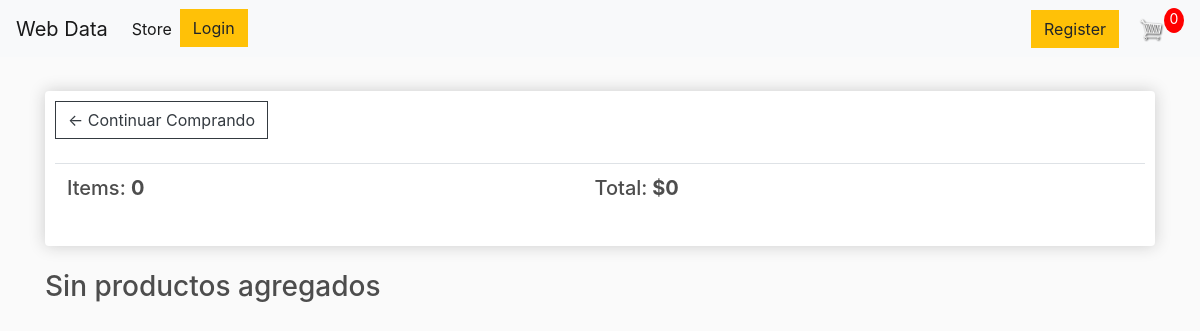
/cart/ (signed in), run on an earlier commit of the app's database.
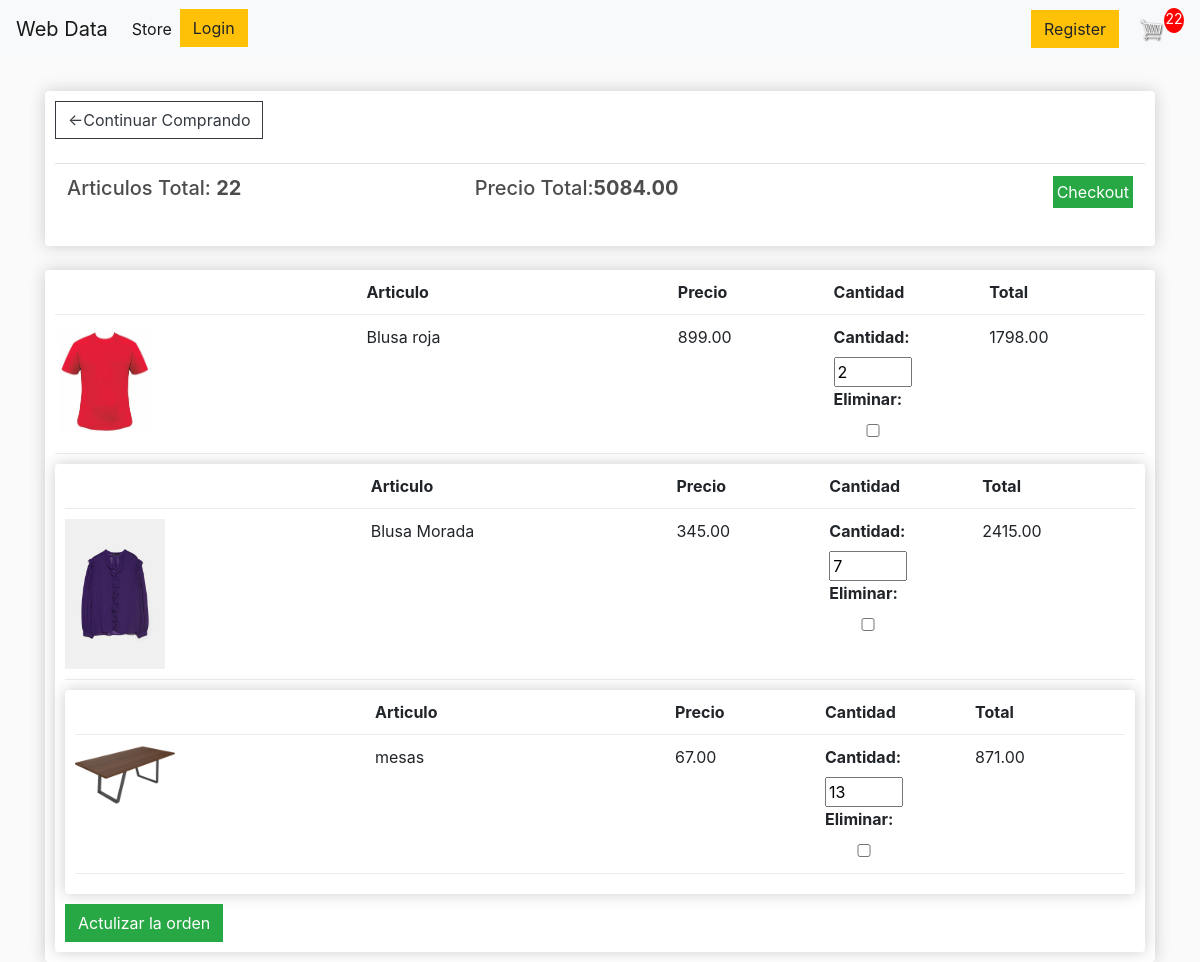
And on a later commit of the database.
### store/models.py (models this page shows, shortened)
class Order(models.Model):
    OPEN = 0
    SUBMITTED = 1
    STATUSES= ((OPEN, 'Abierto'),(SUBMITTED,'Completado'))
    status =  models.IntegerField(choices=STATUSES, default=OPEN)
    user = models.ForeignKey(User,on_delete=models.SET_NULL,null=True,blank=True)
    date_ordered = models.DateTimeField(auto_now_add=True)
    transaction_id = models.CharField(max_length=100,null=True)
    @property
    def get_cart_total(self):
        orderitems = self.orderitem_set.all()
        total = sum([item.get_total for item in orderitems])
        return total
    @property
    def is_empty(self):
        return self.orderitem_set.all().count() == 0
    @property
    def get_cart_items(self):
        orderitems = self.orderitem_set.all()
        total = sum([item.cantidad for item in orderitems])
        return total

class OrderItem(models.Model):
    producto = models.ForeignKey(Producto,on_delete=models.CASCADE,null=True)
    order = models.ForeignKey(Order,on_delete=models.CASCADE,null=True)
    cantidad = models.PositiveIntegerField(default=1,validators=[MinValueValidator(1)])
    date_added = models.DateTimeField(auto_now_add=True)
    @property
    def get_total(self):
        total = self.producto.precio * self.cantidad
        return total

class Producto(models.Model):
    nombre = models.CharField(max_length=60)
    tags = models.ManyToManyField(ProductoTag,blank=True)
    descripcion = models.TextField(blank=True)
    precio = models.DecimalField('Precio',max_digits=6,decimal_places=2)
    slug = models.SlugField(max_length=48)
    activo = models.BooleanField(default=True)
    en_stock = models.BooleanField(default=True)
    actualizacion = models.DateTimeField(auto_now=True)
    class Meta:
        ordering=('nombre',)
        verbose_name_plural=('Productos')

class ProductoImagen(models.Model):
    producto = models.ForeignKey(
                Producto,
                on_delete= models.CASCADE,
                related_name="imagenes")
    imagen = models.ImageField(upload_to='imagenes-del-producto')
    thumbnail =  models.ImageField(upload_to='producto-thumbnails',null=True,blank=True)
    class Meta:
        verbose_name = ('Imagen de Producto')
        verbose_name_plural=('Imagenes de Productos')

### store/views.py (the view)
# urls.py: path('cart/',views.cart,name='cart'),
def cart(request):
    if not request.order:
        return render(request,'store/cart.html',{ 'formset': None})
    if request.method == 'POST':
        formset = OrderItemLineFormSet(request.POST,instance=request.order)
        if formset.is_valid():
            formset.save()
            return HttpResponseRedirect(reverse('store:cart'))
    else:
        formset = OrderItemLineFormSet(instance=request.order)
    if request.order.is_empty:
        return render(request,'store/cart.html',{ 'formset': None})
    return render(request,'store/cart.html',{ 'formset': formset})

### store/templates/store/cart.html (shortened to what this page needs)
{% extends 'store/base.html' %}
{% load static %}
{% block content %}
<div class="row">
<div class="col-lg-12">
  {% if formset %}
  <div class="box-element">
    <a  class="btn btn-outline-dark" href="{% url 'store:store' %}">&#x2190;Continuar Comprando</a>
    <br>
    <br>
    <table class="table">
      <tr>
        <th><h5>Articulos Total: <strong>{{ request.order.get_cart_items  }}</strong></h5></th>
        <th><h5>Precio Total:<strong>{{ request.order.get_cart_total}}</strong></h5></th>
        <th>
          <a  style="float:right;padding:3px;" class="btn btn-success" href="{% url 'store:checkout' %}">
          Checkout</a>
        </th>
      </tr>
    </table>
  </div>
  <br>
  <form method="post">
  {% for form in formset  %}
  <div class="box-element">
    <div class="cart-row">
      <div style="flex:2"></div>
      <div style="flex:2"><strong>Articulo</strong></div>
      <div style="flex:1"><strong>Precio</strong></div>
      <div style="flex:1"><strong>Cantidad</strong></div>
      <div style="flex:1"><strong>Total</strong></div>
    </div>
    <div class="cart-row">
      {% if  form.instance.producto.imagenes.all %}
        {% with form.instance.producto.imagenes.all|first as obj %}
          <div style="flex:2"><img class="row-image" src="{{ obj.imagen.url }}"></div>
        {% endwith %}
      {% else %}
        <div style="flex:2"><img class="row-image" src="{% static 'images/placeholder.png' %}"></div>
     {% endif %}
      <div style="flex:2"><p>{{ form.instance.producto.nombre }}</p></div>
        <div style="flex:1"><p>{{ form.instance.producto.precio }}</p></div>
      <div style="flex:1">
        <div class="quantity">
         {{ form }}
        </div>
      </div>
      <div style="flex:1"><p>{{ form.instance.get_total}}</p></div>
    </div>
  {%endfor%}
  </div>
  <button  style="margin-top: 10px;" type="submit" class="btn btn-success">Actulizar la orden</button>
</form>
  {% else %}
  <div class="box-element">
    <a  class="btn btn-outline-dark" href="{% url 'store:store' %}">&#x2190; Continuar Comprando</a>
    <br>
    <br>
    <table class="table">
      <tr>
        <th><h5>Items: <strong>0</strong></h5></th>
        <th><h5>Total:<strong> $0</strong></h5></th>
      </tr>
    </table>
  </div>
  <br>
    <h3>Sin productos agregados</h3>
  {% endif %}
</div>
</div>
{% endblock %}

### templates/store/base.html (shortened to what this page needs)
{% load static %}
<!DOCTYPE html>
<html lang="es" dir="ltr">
  <head>
    <link rel="stylesheet" href="https://stackpath.bootstrapcdn.com/bootstrap/4.5.0/css/bootstrap.min.css">
    <link rel="stylesheet" href="{% static 'css/main.css'%}">
  </head>
  <body>
    <nav class="navbar navbar-expand-lg navbar-light bg-light">
    <a class="navbar-brand" href="#">Web Data</a>
    <div class="collapse navbar-collapse" id="navbarSupportedContent">
      <ul class="navbar-nav mr-auto">
        <li class="nav-item active">
          <a class="nav-link" href="{% url 'store:store' %}">Store<span class="sr-only">(current)</span></a>
        </li>
        <li class="nav-item">
        <a href="{% url 'store:login' %}" class="btn btn-warning">Login</a>
        </li>
      </ul>
      <div class="form-inline my-2 my-lg-0">
        <a  style="margin-right: 5px;" href="{% url 'store:register' %}" class="btn btn-warning">Register</a>
        <a href="{% url 'store:cart' %}">
          <img  id="cart-icon" src="{% static 'images/cart.png' %}">
        </a>
         {% if request.order %}
           <p id="cart-total">{{ request.order.get_cart_items}}</p>
          {% else %}
           <p id="cart-total">0</p>
         {%endif%}
       </div>
  </nav>
    <div class="container">
      <br>
      {% block content %}
      {% endblock %}
    </div>
  </body>
</html>

What changed in the data, as far as the page shows it:
added Order: order.get_cart_items "22", order.get_cart_total "5084.00"
now on this page (row unchanged): ProductoImagen: imagen (picture)
added OrderItem: instance.producto.nombre "Blusa roja", instance.producto.precio "899.00", instance.get_total "1798.00"
now on this page (row unchanged): ProductoImagen: imagen (picture)
added OrderItem: instance.producto.nombre "Blusa Morada", instance.producto.precio "345.00", instance.get_total "2415.00"
now on this page (row unchanged): ProductoImagen: imagen (picture)
added OrderItem: instance.producto.nombre "mesas", instance.producto.precio "67.00", instance.get_total "871.00"
Also different on the page:
text no longer shown: "0 ← Continuar Comprando Items: 0 Total: $0 Sin productos agregados"
text now shown: "←Continuar Comprando Articulos Total: Precio Total: Checkout Actulizar la orden"
new list line: "Articulo Precio Cantidad Total Cantidad: Eliminar: 2 ☐"
new list line: "Articulo Precio Cantidad Total Cantidad: Eliminar: 7 ☐"
new list line: "Articulo Precio Cantidad Total Cantidad: Eliminar: 13 ☐"
